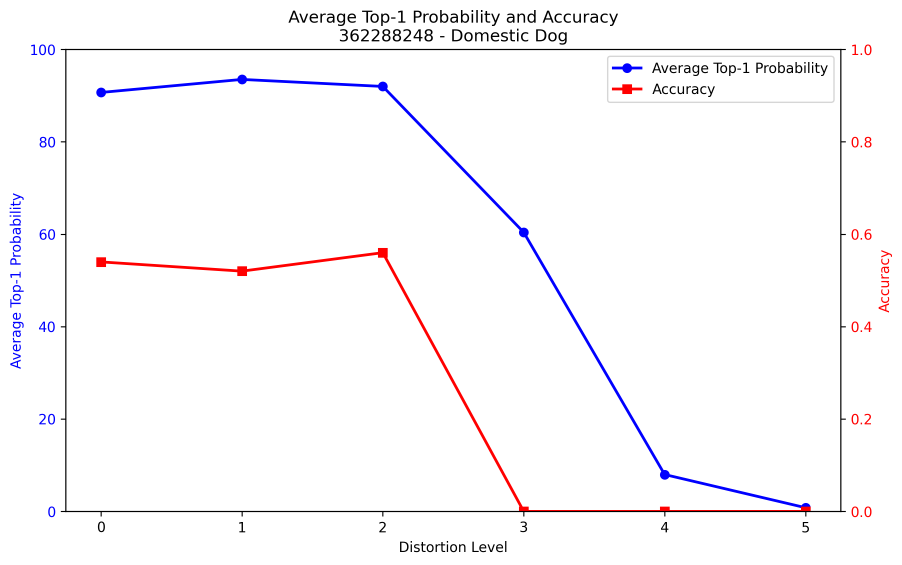
#> input picture Gemini Confidence Testing/_baseline_gemini_2.5_flash/charts/362288248_dual_axis.png, 2706 x 1694 px, given in place of 309081568.jpg, which was not available (shown at 1/3 size)
$ jupyter execute --allow-errors ChatBox_V8.ipynb   (text cells are left out)
#> lines starting #> are read from the running program, lines starting #| are printed output that depends on the picture; pictures that were not available may be replaced by others from this repository, and a replacement may not be noted
[cell 1]
import vertexai

PROJECT_ID = "spring-2026-lifejacket"
REGION = "us-central1"
vertexai.init(project=PROJECT_ID, location=REGION)
#> (this line was passed over: vertexai is not available in this run)

[cell 2]
from PIL import Image as PILImage
from PIL import ImageEnhance, ImageFilter
import random

[cell 3]
DISTORTION_CONFIGS = {
    0: {
        "brightness": (1.0, 1.0),
        "contrast": (1.0, 1.0),
        "color": (1.0, 1.0),
        "sharpness": (1.0, 1.0),
        "rotate": False
    },

    1: {
        "brightness": (0.80, 1.20),
        "contrast": (0.85, 1.15),
        "color": (0.75, 1.25),
        "sharpness": (0.70, 1.30),
        "rotate": False
    },

    2: {
        "brightness": (0.60, 0.79),
        "contrast": (0.65, 0.84),
        "color": (0.50, 0.74),
        "sharpness": (0.20, 0.50),
        "rotate": False
    },

    3: {
        "brightness": (0.40, 0.59),
        "contrast": (0.35, 0.64),
        "color": (0.15, 0.49),
        "sharpness": (0.01, 0.15),
        "rotate": True
    },

    4: {
        "brightness": (0.20, 0.39),
        "contrast": (0.20, 0.34),
        "color": (0.01, 0.14),
        "sharpness": (0.0, 0.0),
        "rotate": True
    },

    5: {
        "brightness": (0.45, 0.55),
        "contrast": (0.05, 0.12),
        "color": (0.0, 0.0),
        "sharpness": (0.0, 0.0),
        "rotate": True
    }
}

[cell 4]
def apply_distortion(image_path, distortion_level, output_folder="distorted_test_images"):
#> called with distortion_level = 2, output_folder = 'distorted_test_images'
    os.makedirs(output_folder, exist_ok=True)

    config = DISTORTION_CONFIGS[distortion_level]

    img = PILImage.open(image_path).convert("RGB")

    # brightness
    brightness_factor = random.uniform(*config["brightness"])
    img = ImageEnhance.Brightness(img).enhance(brightness_factor)
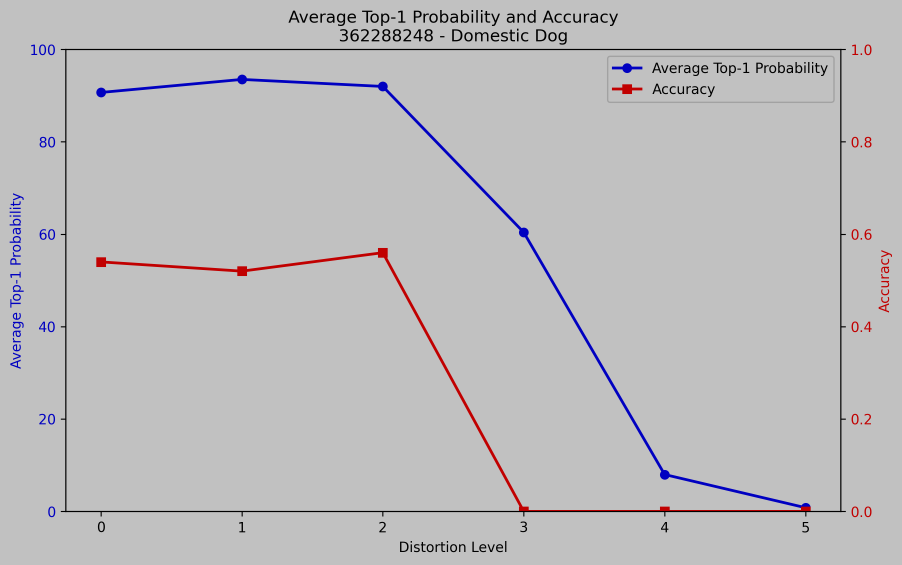
#> img: PIL image 2706x1694 RGB (shown at 1/3 size); mean R, G, B 189.2, 188.1, 189.6

    # contrast
    contrast_factor = random.uniform(*config["contrast"])
    img = ImageEnhance.Contrast(img).enhance(contrast_factor)

    # color
    color_factor = random.uniform(*config["color"])
    img = ImageEnhance.Color(img).enhance(color_factor)

    # sharpness
    sharpness_factor = random.uniform(*config["sharpness"])
    img = ImageEnhance.Sharpness(img).enhance(sharpness_factor)
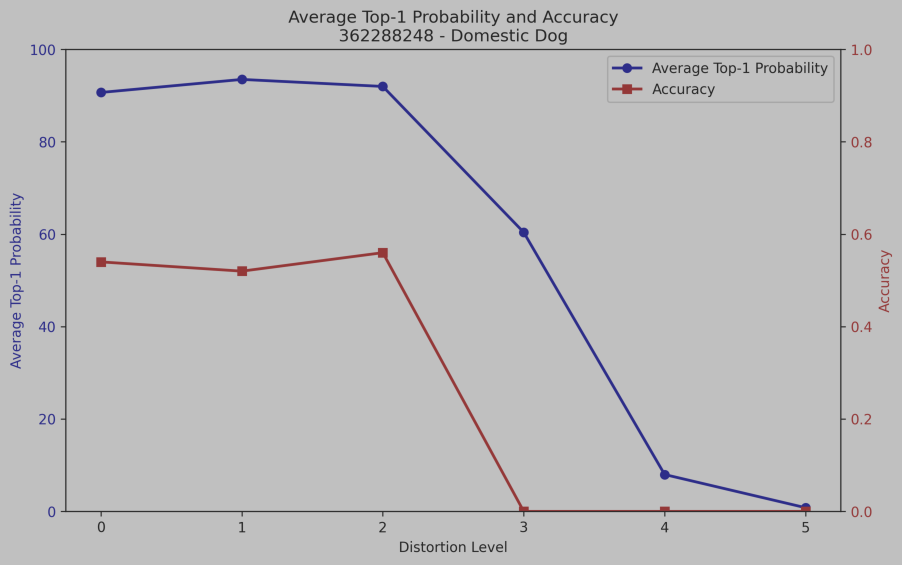
#> img: PIL image 2706x1694 RGB (shown at 1/3 size); mean R, G, B 188.8, 188.2, 188.9

    # additional blur for severe distortion
    if distortion_level >= 2:
        blur_radius = distortion_level * 0.8
        img = img.filter(ImageFilter.GaussianBlur(radius=blur_radius))

    # rotate if needed
    if config["rotate"]:
        angle = random.choice([90, 180, 270])
        img = img.rotate(angle, expand=True)

    base_name = os.path.splitext(os.path.basename(image_path))[0]
    output_path = os.path.join(
        output_folder,
        f"{base_name}_distortion_level_{distortion_level}.jpg"
    )

    img.save(output_path, quality=90)

    return output_path

[cell 5]
import vertexai
import pandas as pd
import os
import mimetypes
import json
import re

from IPython.display import Image, display
from vertexai.generative_models import (
    GenerativeModel,
    Part,
    ChatSession,
    HarmCategory,
    HarmBlockThreshold
)

[cell 6]
generation_config = {
    "temperature": 0.2,
    "top_p": 0.8,
    "top_k": 40,
    "max_output_tokens": 8192,
}

#> (the rest of this cell did not finish here and is left out)

[cell 7]
# real CV input by image filename

import os
from IPython.display import Image, display

IMAGE_FOLDER = "../Gemini Confidence Testing/hurt_animal_dataset_images"

TARGET_IMAGE_FILENAME = "309081568.jpg"

image_path = os.path.join(IMAGE_FOLDER, TARGET_IMAGE_FILENAME)

if not os.path.exists(image_path):
    print("Image not found:", image_path)

    image_files = [
        f for f in os.listdir(IMAGE_FOLDER)
        if f.lower().endswith((".jpg", ".jpeg", ".png", ".webp"))
    ]

    print("Number of images found:", len(image_files))
    print("First 20 images:", image_files[:20])

    matches = [f for f in image_files if "309081568" in f]
    print("Possible matches:", matches)

else:
    image_filename = TARGET_IMAGE_FILENAME

    print("Selected image:", image_filename)
    print("Image path:", image_path)

    display(Image(filename=image_path, width=350))

[cell 8]
original_image_path = image_path
#> (the rest of this cell did not finish here and is left out)

[cell 9]
DISTORTION_LEVEL = 2

distorted_image_path = apply_distortion(
    image_path=image_path,
    distortion_level=DISTORTION_LEVEL,
    output_folder="distorted_test_images"
)

print("Original image path:", image_path)
print("Distorted image path:", distorted_image_path)

print("\nOriginal image:")
display(Image(filename=image_path, width=300))

print("\nDistorted image:")
display(Image(filename=distorted_image_path, width=300))

[cell 10]
cv_image_path = distorted_image_path

print("CV will use this image:")
print(cv_image_path)

display(Image(filename=cv_image_path, width=350))

#> (a cell that did not finish here is left out)

[cell 12]
# [26 lines left out: function extract_json_from_response, not called in this run]

[cell 13]
# [78 lines left out: functions build_cv_prompt, generate_cv_output_from_image, not called in this run]

#> (a cell that did not finish here is left out)

[cell 15]
fixed_question_options = {
    "reported_size": {
        "question": "What is the animal's approximate body length?",
        "options": {
            "A": "very_small_under_1_ft",
            "B": "small_1_to_3_ft",
            "C": "medium_3_to_6_ft",
            "D": "large_6_to_10_ft",
            "E": "very_large_over_10_ft",
            "F": "not_sure"
        }
    },
    "reported_body_covering": {
        "question": "What does the animal's body covering look like?",
        "options": {
            "A": "fur_or_hair",
            "B": "feathers",
            "C": "scales_or_shell",
            "D": "smooth_skin",
            "E": "not_sure"
        }
    },
    "reported_mobility": {
        "question": "Is the animal moving?",
        "options": {
            "A": "moving_normally",
            "B": "moving_slowly_or_weakly",
            "C": "not_moving_but_appears_alive",
            "D": "not_moving_may_be_dead",
            "E": "not_sure"
        }
    },
    "reported_visible_wound": {
        "question": "Do you see any visible wound?",
        "options": {
            "A": True,
            "B": False,
            "C": "not_sure"
        }
    },
    "reported_extra_condition": {
        "question": "Please briefly describe anything else you notice about the animal's condition, such as bleeding, entanglement, breathing, posture, nearby people, or unusual behavior.",
        "free_response": True
    }
}

[cell 16]
def ask_fixed_questions(fixed_question_options):
    user_fixed_answers = {}

    for key, item in fixed_question_options.items():
        print("\n" + item["question"])

        if item.get("free_response", False):
            answer = input("Your answer: ").strip()
            user_fixed_answers[key] = answer if answer else "not_provided"
            continue

        options = item["options"]

        for letter, value in options.items():
            print(f"{letter}: {value}")

        while True:
            choice = input("Choose one option: ").strip().upper()

            if choice in options:
                user_fixed_answers[key] = options[choice]
                break

            print("Invalid option. Please choose one of:", list(options.keys()))
#> this loop made 1 pass; the answer given on pass 1: 1

    return user_fixed_answers


user_fixed_answers = ask_fixed_questions(fixed_question_options)

print("\nUser fixed answers:")
print(json.dumps(user_fixed_answers, indent=2))

$ run again, on Gemini Confidence Testing/_baseline_gemini_2.5_flash/charts/362424973_dual_axis.png
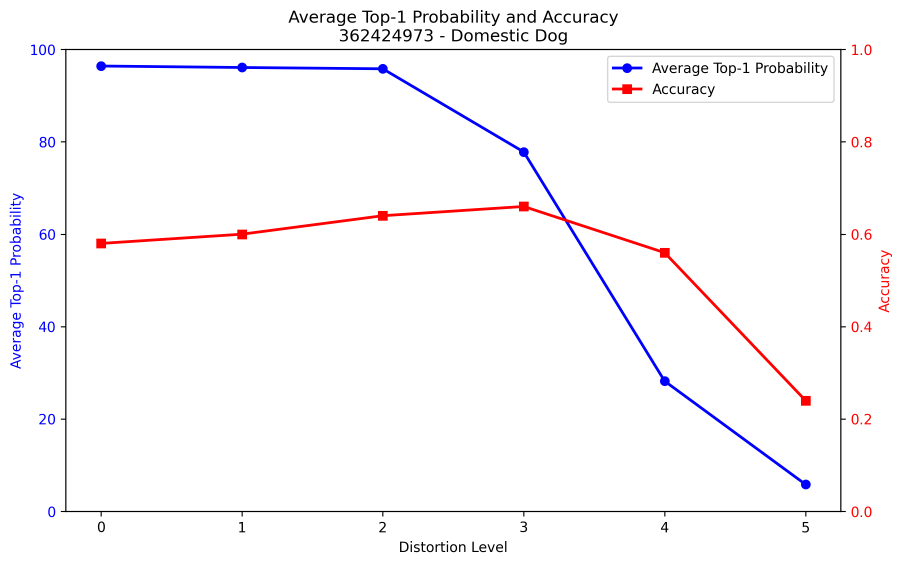
#> input picture Gemini Confidence Testing/_baseline_gemini_2.5_flash/charts/362424973_dual_axis.png, 2706 x 1694 px, given in place of 309081568.jpg, which was not available (shown at 1/3 size)
#> in apply_distortion, `img = ImageEnhance.Brightness(img).enhance(brightness_factor)`:
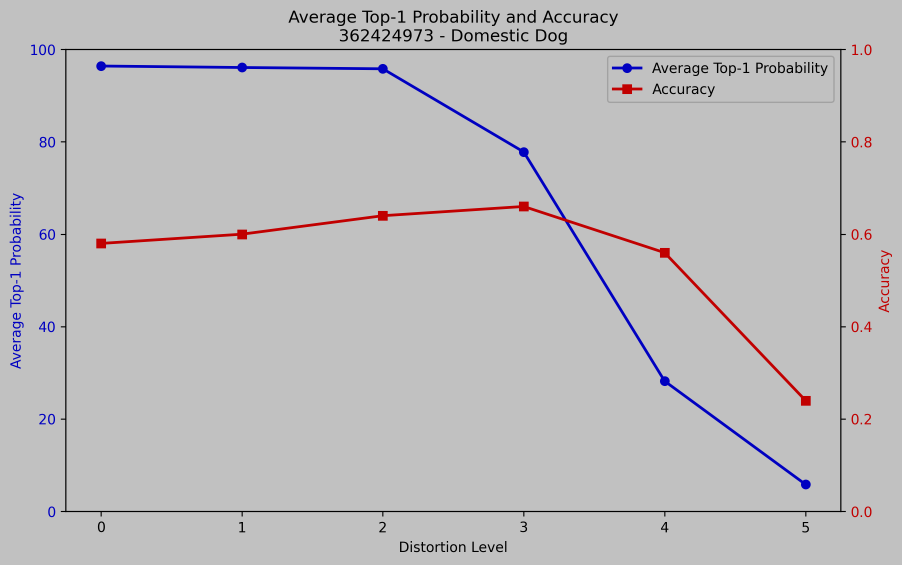
#> img: PIL image 2706x1694 RGB (shown at 1/3 size); mean R, G, B 189.2, 188, 189.4
#> in apply_distortion, `img = ImageEnhance.Sharpness(img).enhance(sharpness_factor)`:
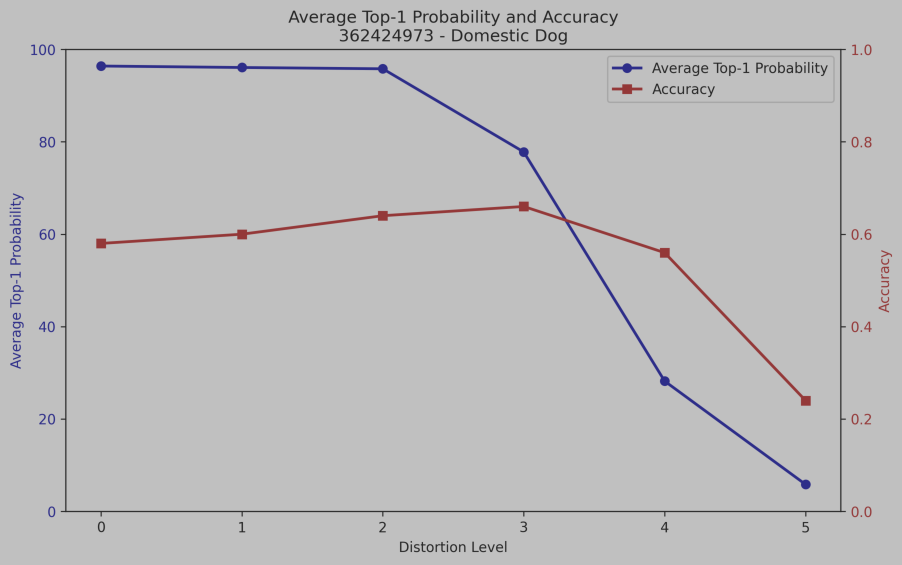
#> img: PIL image 2706x1694 RGB (shown at 1/3 size); mean R, G, B 188.7, 188.1, 188.8
#> the loop in ask_fixed_questions, `for key, item in fixed_question_options.items():` made 1 pass; the answer given on pass 1: 1

$ run again, on Gemini Confidence Testing/_baseline_gemini_2.5_flash/charts/362471929_dual_axis.png
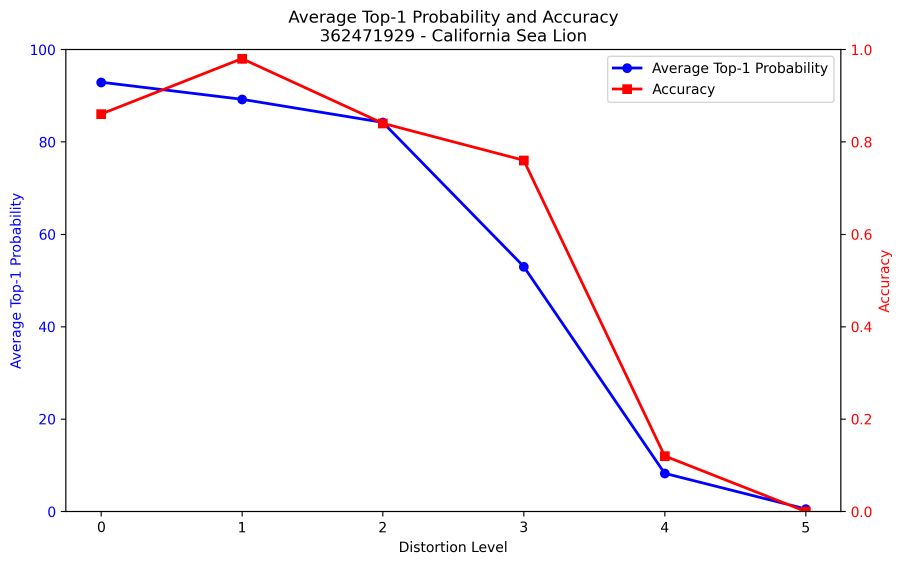
#> input picture Gemini Confidence Testing/_baseline_gemini_2.5_flash/charts/362471929_dual_axis.png, 2706 x 1694 px, given in place of 309081568.jpg, which was not available (shown at 1/3 size)
#> in apply_distortion, `img = ImageEnhance.Brightness(img).enhance(brightness_factor)`:
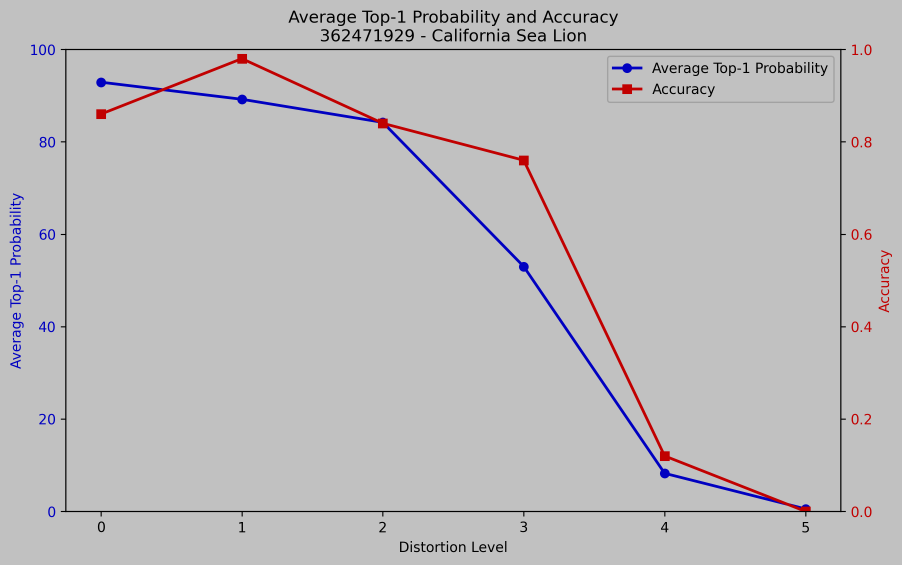
#> img: PIL image 2706x1694 RGB (shown at 1/3 size); mean R, G, B 189.3, 187.9, 189.2
#> in apply_distortion, `img = ImageEnhance.Sharpness(img).enhance(sharpness_factor)`:
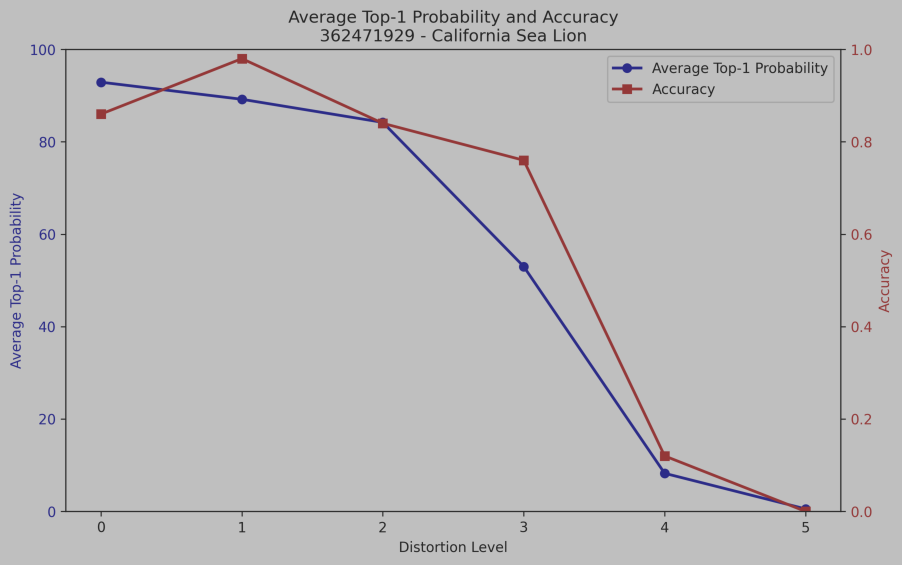
#> img: PIL image 2706x1694 RGB (shown at 1/3 size); mean R, G, B 187.8, 187.1, 187.7
#> the loop in ask_fixed_questions, `for key, item in fixed_question_options.items():` made 1 pass; the answer given on pass 1: 1
